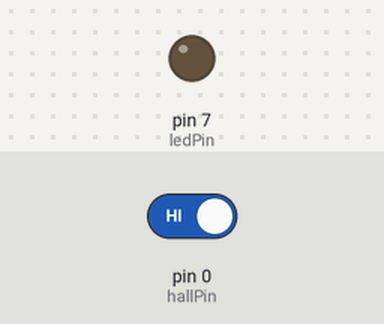
Simulated run of this sketch. Board: Arduino Uno, built with avr-gcc and run on an emulated ATmega328P. Shown: output pins drawn as LEDs (lit = HIGH). Inputs (shaded band) come from the test bench; at power-on: pin 0 (hallPin) HIGH.

Above: at 1.2 s.
1.3 s: pin 0 (hallPin) driven LOW
At 2.1 s:
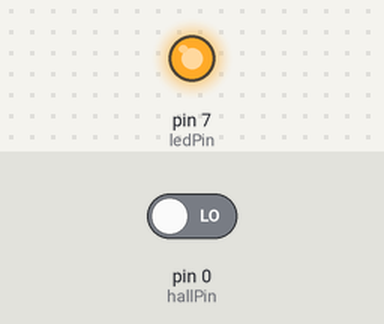
2.8 s: pin 0 (hallPin) driven HIGH
At 3.2 s:
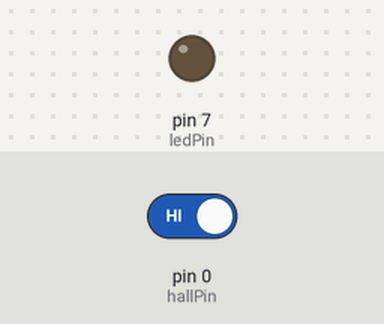
Timing chart, 0 to 5.8 s (numbered marks = the images above; inputs shaded):
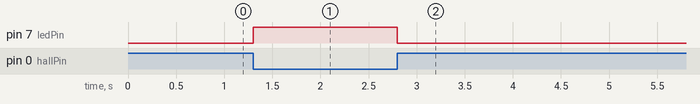

The sketch:

code.ino
```cpp
int ledPin = 7;
int hallPin = 0;
int state = 0;

void setup() {
  pinMode(ledPin, OUTPUT);
  pinMode(hallPin, INPUT);
}

void loop() {
  state = digitalRead(hallPin);
  if (state == LOW) {
    digitalWrite(ledPin, HIGH);
  } else {
    digitalWrite(ledPin, LOW);
  }
}
```

Measured:
- after the input at 1.3 s, pin 7 (ledPin): LOW → HIGH at once
- after the input at 2.8 s, pin 7 (ledPin): HIGH → LOW at once
